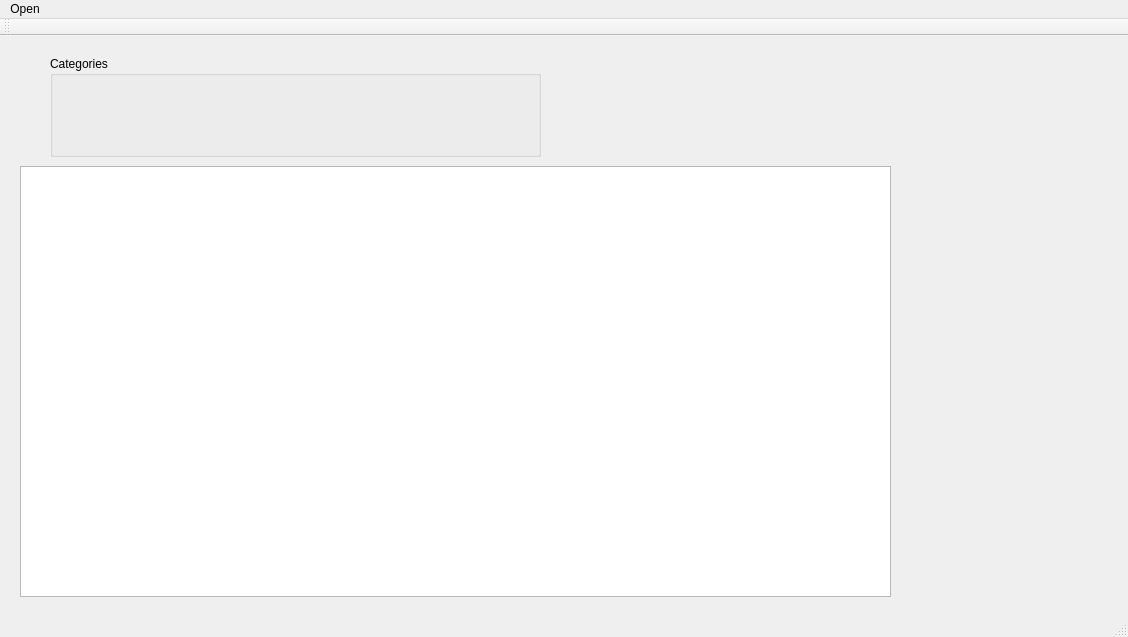
<?xml version="1.0" encoding="UTF-8"?>
<ui version="4.0">
 <class>LogReader</class>
 <widget class="QMainWindow" name="LogReader">
  <property name="geometry">
   <rect>
    <x>0</x>
    <y>0</y>
    <width>1128</width>
    <height>637</height>
   </rect>
  </property>
  <property name="windowTitle">
   <string>LogReader</string>
  </property>
  <widget class="QWidget" name="centralWidget">
   <widget class="LogPlainTextEdit" name="logTextView">
    <property name="geometry">
     <rect>
      <x>20</x>
      <y>130</y>
      <width>871</width>
      <height>431</height>
     </rect>
    </property>
    <property name="readOnly">
     <bool>true</bool>
    </property>
   </widget>
   <widget class="QGroupBox" name="catGroupBox">
    <property name="geometry">
     <rect>
      <x>50</x>
      <y>20</y>
      <width>491</width>
      <height>101</height>
     </rect>
    </property>
    <property name="title">
     <string>Categories</string>
    </property>
    <layout class="QHBoxLayout" name="horizontalLayout"/>
   </widget>
  </widget>
  <widget class="QMenuBar" name="menuBar">
   <property name="geometry">
    <rect>
     <x>0</x>
     <y>0</y>
     <width>1128</width>
     <height>21</height>
    </rect>
   </property>
   <widget class="QMenu" name="menuOpen">
    <property name="title">
     <string>Open</string>
    </property>
    <addaction name="actionOpen_log"/>
   </widget>
   <addaction name="menuOpen"/>
  </widget>
  <widget class="QToolBar" name="mainToolBar">
   <attribute name="toolBarArea">
    <enum>TopToolBarArea</enum>
   </attribute>
   <attribute name="toolBarBreak">
    <bool>false</bool>
   </attribute>
  </widget>
  <widget class="QStatusBar" name="statusBar"/>
  <action name="actionOpen_log">
   <property name="text">
    <string>Open log</string>
   </property>
  </action>
 </widget>
 <layoutdefault spacing="6" margin="11"/>
 <customwidgets>
  <customwidget>
   <class>LogPlainTextEdit</class>
   <extends>QPlainTextEdit</extends>
   <header>logplaintextedit.h</header>
  </customwidget>
 </customwidgets>
 <resources/>
 <connections/>
</ui>
